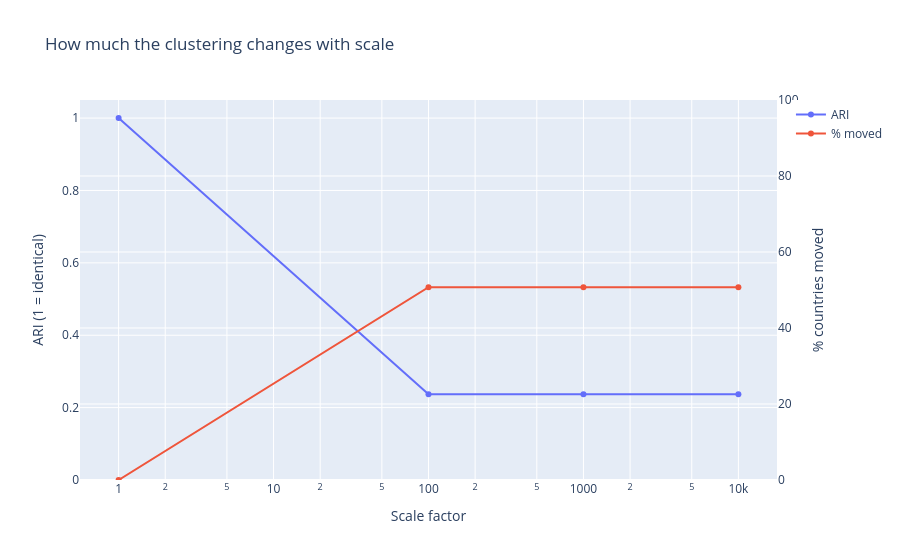

The cell this chart's notebook holds for it:
### Code cell
fig = go.Figure()
fig.add_trace(go.Scatter(x=summary["factor"], y=summary["ARI vs baseline"], mode="lines+markers", name="ARI"))
fig.add_trace(go.Scatter(x=summary["factor"], y=summary["% countries moved"], mode="lines+markers",
                         name="% moved", yaxis="y2"))
fig.update_layout(title="How much the clustering changes with scale",
                  xaxis=dict(title="Scale factor", type="log"),
                  yaxis=dict(title="ARI (1 = identical)", range=[0, 1.05]),
                  yaxis2=dict(title="% countries moved", overlaying="y", side="right", range=[0, 100]))
fig.show()

### Figure 1 — Plotly figure (JSON) as saved in the notebook; plotly's stock layout.template omitted (floating-point values rounded to 4 significant figures)
{"data": [{"mode": "lines+markers", "name": "ARI", "type": "scatter", "x": [1, 100, 1000, 10000], "y": [1.0, 0.2372, 0.2372, 0.2372]}, {"mode": "lines+markers", "name": "% moved", "type": "scatter", "x": [1, 100, 1000, 10000], "y": [0.0, 50.75, 50.75, 50.75], "yaxis": "y2"}], "layout": {"title": {"text": "How much the clustering changes with scale"}, "xaxis": {"title": {"text": "Scale factor"}, "type": "log"}, "yaxis": {"range": [0, 1.05], "title": {"text": "ARI (1 = identical)"}}, "yaxis2": {"overlaying": "y", "range": [0, 100], "side": "right", "title": {"text": "% countries moved"}}}}
